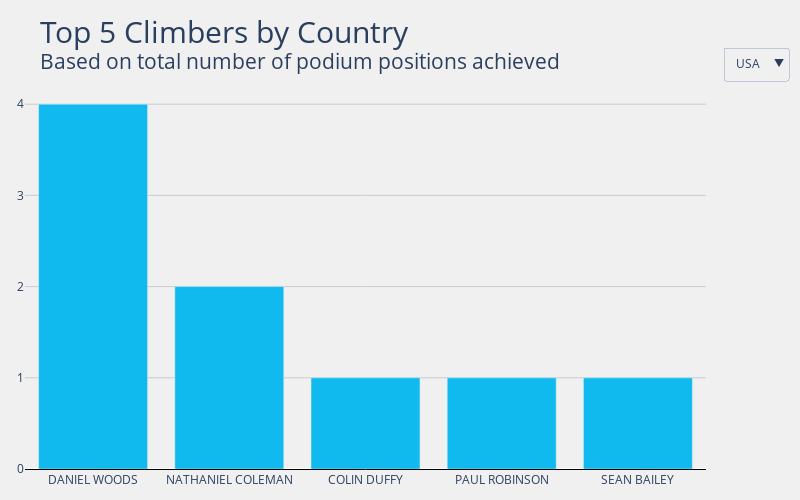

Notebook code for this chart:
### Markdown cell above
## Top Climbers By Country

### Code cell
def get_top_by_country(df):
    """
    Returns a dataframe showing the top 5 climbers (if applicable)
    grouped by country.
    
    df: dataframe containing results for all bouldering events
    """
    df = df[(df['Rank'] <= 3) & (df['Rank'] > 0)] # Only get climbers on podium
    df = df.groupby(['Country'])[['Name']].value_counts().to_frame(name='Podiums').reset_index() # Each climber's podium count by year    
    df = df.groupby(['Country'], sort=False).head().reset_index(drop=True) # Top 5 climbers per year by country
    return df
    
top_by_country = get_top_by_country(boulder_men_all_results)
title = "Top 5 Climbers by Country<br><sup>Based on total number of podium positions achieved"
gen_plotly(top_by_country, 'Country', title)

### Figure 1 — Plotly figure (JSON) as saved in the notebook; plotly's stock layout.template omitted (floating-point values rounded to 4 significant figures)
{"data": [{"marker": {"color": "#10baee"}, "name": "AUT", "type": "bar", "visible": false, "x": ["KILIAN FISCHHUBER", "JAKOB SCHUBERT", "DAVID LAMA", "LUKAS ENNEMOSER"], "y": [35, 11, 4, 1]}, {"marker": {"color": "#10baee"}, "name": "BEL", "type": "bar", "visible": false, "x": ["HANNES VAN DUYSEN"], "y": [1]}, {"marker": {"color": "#10baee"}, "name": "CAN", "type": "bar", "visible": false, "x": ["SEAN MCCOLL"], "y": [14]}, {"marker": {"color": "#10baee"}, "name": "CZE", "type": "bar", "visible": false, "x": ["ADAM ONDRA", "MARTIN STRANIK", "TOMÁS MRÁZEK"], "y": [16, 3, 1]}, {"marker": {"color": "#10baee"}, "name": "FIN", "type": "bar", "visible": false, "x": ["NALLE HUKKATAIVAL"], "y": [1]}, {"marker": {"color": "#10baee"}, "name": "FRA", "type": "bar", "visible": false, "x": ["GUILLAUME GLAIRON MONDET", "MEJDI SCHALCK", "STÉPHAN JULIEN", "MANUEL CORNU", "ALBAN LEVIER"], "y": [9, 5, 3, 3, 2]}, {"marker": {"color": "#10baee"}, "name": "GBR", "type": "bar", "visible": false, "x": ["ANDREW EARL", "MAXIMILLIAN MILNE"], "y": [1, 1]}, {"marker": {"color": "#10baee"}, "name": "GER", "type": "bar", "visible": false, "x": ["JAN HOJER", "JONAS BAUMANN", "YANNICK FLOHÉ", "THOMAS TAUPORN"], "y": [13, 3, 2, 2]}, {"marker": {"color": "#10baee"}, "name": "ISR", "type": "bar", "visible": false, "x": ["ALEX KHAZANOV"], "y": [1]}, {"marker": {"color": "#10baee"}, "name": "ITA", "type": "bar", "visible": false, "x": ["GABRIELE MORONI", "MICHAEL PICCOLRUAZ", "CHRISTIAN CORE"], "y": [5, 1, 1]}, {"marker": {"color": "#10baee"}, "name": "JPN", "type": "bar", "visible": false, "x": ["TOMOA NARASAKI", "YOSHIYUKI OGATA", "KOKORO FUJII", "REI SUGIMOTO", "TSUKURU HORI"], "y": [25, 10, 9, 5, 5]}, {"marker": {"color": "#10baee"}, "name": "KOR", "type": "bar", "visible": false, "x": ["JONGWON CHON", "DOHYUN LEE"], "y": [12, 1]}, {"marker": {"color": "#10baee"}, "name": "NED", "type": "bar", "visible": false, "x": ["JORG VERHOEVEN"], "y": [7]}, {"marker": {"color": "#10baee"}, "name": "RUS", "type": "bar", "visible": false, "x": ["DMITRII SHARAFUTDINOV", "RUSTAM GELMANOV", "ALEKSEY RUBTSOV", "VICTOR KOZLOV", "SERGEI LUZHETSKII"], "y": [26, 19, 14, 1, 1]}, {"marker": {"color": "#10baee"}, "name": "SLO", "type": "bar", "visible": false, "x": ["JERNEJ KRUDER", "GREGOR VEZONIK", "ANZE PEHARC", "KLEMEN BECAN"], "y": [8, 4, 2, 2]}, {"marker": {"color": "#10baee"}, "name": "SUI", "type": "bar", "visible": false, "x": ["CÉDRIC LACHAT"], "y": [3]}, {"marker": {"color": "#10baee"}, "name": "UKR", "type": "bar", "visible": false, "x": ["MYKHAYLO SHALAGIN", "STANISLAV KLESHNOV"], "y": [2, 1]}, {"marker": {"color": "#10baee"}, "name": "USA", "type": "bar", "visible": true, "x": ["DANIEL WOODS", "NATHANIEL COLEMAN", "COLIN DUFFY", "PAUL ROBINSON", "SEAN BAILEY"], "y": [4, 2, 1, 1, 1]}], "layout": {"height": 500, "margin": {"b": 25, "l": 25, "r": 25, "t": 85}, "paper_bgcolor": "#f0f0f0", "plot_bgcolor": "#f0f0f0", "title": {"font": {"size": 30}, "text": "Top 5 Climbers by Country<br><sup>Based on total number of podium positions achieved"}, "updatemenus": [{"active": 17, "buttons": [{"args": [{"showlegend": false, "title": "AUT", "visible": [true, false, false, false, false, false, false, false, false, false, false, false, false, false, false, false, false, false]}], "label": "AUT", "method": "update"}, {"args": [{"showlegend": false, "title": "BEL", "visible": [false, true, false, false, false, false, false, false, false, false, false, false, false, false, false, false, false, false]}], "label": "BEL", "method": "update"}, {"args": [{"showlegend": false, "title": "CAN", "visible": [false, false, true, false, false, false, false, false, false, false, false, false, false, false, false, false, false, false]}], "label": "CAN", "method": "update"}, {"args": [{"showlegend": false, "title": "CZE", "visible": [false, false, false, true, false, false, false, false, false, false, false, false, false, false, false, false, false, false]}], "label": "CZE", "method": "update"}, {"args": [{"showlegend": false, "title": "FIN", "visible": [false, false, false, false, true, false, false, false, false, false, false, false, false, false, false, false, false, false]}], "label": "FIN", "method": "update"}, {"args": [{"showlegend": false, "title": "FRA", "visible": [false, false, false, false, false, true, false, false, false, false, false, false, false, false, false, false, false, false]}], "label": "FRA", "method": "update"}, {"args": [{"showlegend": false, "title": "GBR", "visible": [false, false, false, false, false, false, true, false, false, false, false, false, false, false, false, false, false, false]}], "label": "GBR", "method": "update"}, {"args": [{"showlegend": false, "title": "GER", "visible": [false, false, false, false, false, false, false, true, false, false, false, false, false, false, false, false, false, false]}], "label": "GER", "method": "update"}, {"args": [{"showlegend": false, "title": "ISR", "visible": [false, false, false, false, false, false, false, false, true, false, false, false, false, false, false, false, false, false]}], "label": "ISR", "method": "update"}, {"args": [{"showlegend": false, "title": "ITA", "visible": [false, false, false, false, false, false, false, false, false, true, false, false, false, false, false, false, false, false]}], "label": "ITA", "method": "update"}, {"args": [{"showlegend": false, "title": "JPN", "visible": [false, false, false, false, false, false, false, false, false, false, true, false, false, false, false, false, false, false]}], "label": "JPN", "method": "update"}, {"args": [{"showlegend": false, "title": "KOR", "visible": [false, false, false, false, false, false, false, false, false, false, false, true, false, false, false, false, false, false]}], "label": "KOR", "method": "update"}, {"args": [{"showlegend": false, "title": "NED", "visible": [false, false, false, false, false, false, false, false, false, false, false, false, true, false, false, false, false, false]}], "label": "NED", "method": "update"}, {"args": [{"showlegend": false, "title": "RUS", "visible": [false, false, false, false, false, false, false, false, false, false, false, false, false, true, false, false, false, false]}], "label": "RUS", "method": "update"}, {"args": [{"showlegend": false, "title": "SLO", "visible": [false, false, false, false, false, false, false, false, false, false, false, false, false, false, true, false, false, false]}], "label": "SLO", "method": "update"}, {"args": [{"showlegend": false, "title": "SUI", "visible": [false, false, false, false, false, false, false, false, false, false, false, false, false, false, false, true, false, false]}], "label": "SUI", "method": "update"}, {"args": [{"showlegend": false, "title": "UKR", "visible": [false, false, false, false, false, false, false, false, false, false, false, false, false, false, false, false, true, false]}], "label": "UKR", "method": "update"}, {"args": [{"showlegend": false, "title": "USA", "visible": [false, false, false, false, false, false, false, false, false, false, false, false, false, false, false, false, false, true]}], "label": "USA", "method": "update"}], "x": 1.12, "xanchor": "right", "y": 1.1, "yanchor": "top"}], "width": 800, "xaxis": {"autorange": true, "linecolor": "black", "range": [-0.5, 4.5], "showline": true, "title": {}, "type": "category"}, "yaxis": {"autorange": true, "gridcolor": "#cbcbcb", "range": [0, 4.211], "showticklabels": true, "tickvals": [0, 1, 2, 3, 4, 5, 6, 7, 8, 9, 10, 11, 12, 13, 14, 15, 16, 17, 18, 19, 20, 21, 22, 23, 24, 25, 26, 27, 28, 29], "title": {}, "type": "linear"}}}
